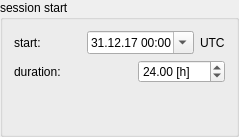
           <widget class="QGroupBox" name="groupBox">
            <property name="title">
             <string>session start</string>
            </property>
            <property name="flat">
             <bool>false</bool>
            </property>
            <layout class="QVBoxLayout" name="verticalLayout_4">
             <item>
              <layout class="QHBoxLayout" name="horizontalLayout_5">
               <item>
                <widget class="QLabel" name="label_6">
                 <property name="text">
                  <string>start:</string>
                 </property>
                </widget>
               </item>
               <item>
                <spacer name="horizontalSpacer">
                 <property name="orientation">
                  <enum>Qt::Horizontal</enum>
                 </property>
                 <property name="sizeHint" stdset="0">
                  <size>
                   <width>40</width>
                   <height>20</height>
                  </size>
                 </property>
                </spacer>
               </item>
               <item>
                <widget class="QDateTimeEdit" name="dateTimeEdit_sessionStart">
                 <property name="toolTip">
                  <string>select session start date</string>
                 </property>
                 <property name="statusTip">
                  <string>session start date</string>
                 </property>
                 <property name="dateTime">
                  <datetime>
                   <hour>0</hour>
                   <minute>0</minute>
                   <second>0</second>
                   <year>2017</year>
                   <month>12</month>
                   <day>31</day>
                  </datetime>
                 </property>
                 <property name="maximumDate">
                  <date>
                   <year>7999</year>
                   <month>12</month>
                   <day>31</day>
                  </date>
                 </property>
                 <property name="displayFormat">
                  <string>dd.MM.yy HH:mm</string>
                 </property>
                 <property name="calendarPopup">
                  <bool>true</bool>
                 </property>
                 <property name="currentSectionIndex">
                  <number>0</number>
                 </property>
                 <property name="timeSpec">
                  <enum>Qt::LocalTime</enum>
                 </property>
                </widget>
               </item>
               <item>
                <widget class="QLabel" name="label_10">
                 <property name="text">
                  <string>UTC</string>
                 </property>
                </widget>
               </item>
              </layout>
             </item>
             <item>
              <layout class="QHBoxLayout" name="horizontalLayout_6">
               <item>
                <widget class="QLabel" name="label_7">
                 <property name="text">
                  <string>duration: </string>
                 </property>
                </widget>
               </item>
               <item>
                <spacer name="horizontalSpacer_2">
                 <property name="orientation">
                  <enum>Qt::Horizontal</enum>
                 </property>
                 <property name="sizeHint" stdset="0">
                  <size>
                   <width>40</width>
                   <height>20</height>
                  </size>
                 </property>
                </spacer>
               </item>
               <item>
                <widget class="QDoubleSpinBox" name="doubleSpinBox_sessionDuration">
                 <property name="minimumSize">
                  <size>
                   <width>80</width>
                   <height>0</height>
                  </size>
                 </property>
                 <property name="toolTip">
                  <string>session duration in hours</string>
                 </property>
                 <property name="statusTip">
                  <string>session duration</string>
                 </property>
                 <property name="suffix">
                  <string> [h]</string>
                 </property>
                 <property name="maximum">
                  <double>1000.000000000000000</double>
                 </property>
                 <property name="singleStep">
                  <double>0.500000000000000</double>
                 </property>
                 <property name="value">
                  <double>24.000000000000000</double>
                 </property>
                </widget>
               </item>
              </layout>
             </item>
             <item>
              <spacer name="verticalSpacer">
               <property name="orientation">
                <enum>Qt::Vertical</enum>
               </property>
               <property name="sizeHint" stdset="0">
                <size>
                 <width>20</width>
                 <height>40</height>
                </size>
               </property>
              </spacer>
             </item>
            </layout>
           </widget>
